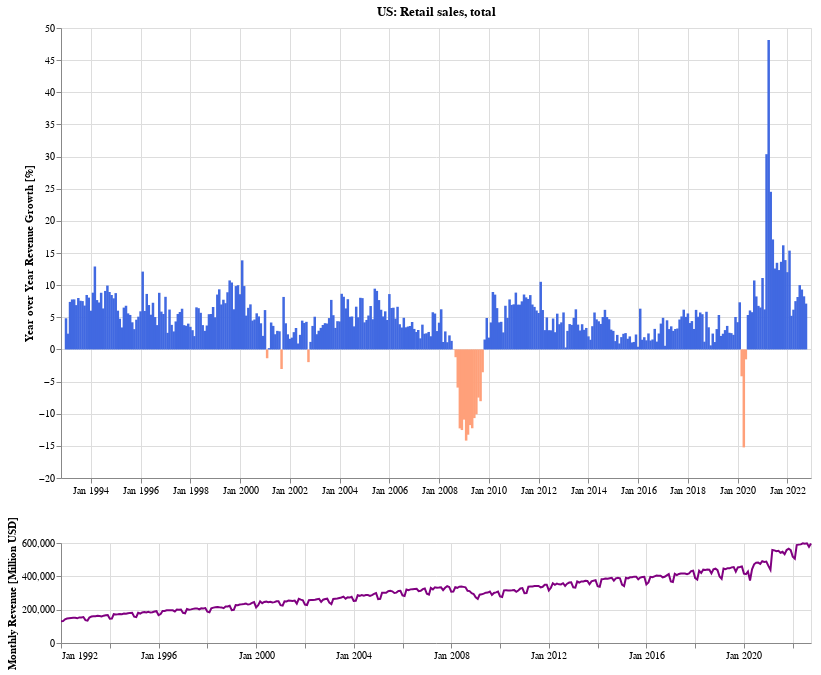

Here is the notebook cell this chart was saved with:
### Markdown cell above
### What is the trend for retail sales (excluding food services) revenue?

### Code cell
doComboChartFor('Retail sales, total', df_combined, 'Monthly Revenue [Million USD]')

### Figure 1 — Vega-Lite specification as saved in the notebook (floating-point values rounded to 4 significant figures; data arrays with more than 128 entries replaced by an {"elided": "..."} marker saying what was removed)
{"config": {"view": {"continuousWidth": 400, "continuousHeight": 300}}, "vconcat": [{"mark": {"type": "bar", "color": "royalblue", "size": 2.5}, "encoding": {"color": {"condition": {"value": "lightsalmon", "test": "datum['yoy'] < 0"}, "value": "royalblue"}, "tooltip": [{"field": "dt", "format": "%B %Y", "title": "Period", "type": "temporal"}, {"field": "yoy", "format": ",.02f", "type": "quantitative"}], "x": {"axis": {"format": "%b %Y", "title": ""}, "field": "dt", "impute": {"value": null}, "scale": {"domain": {"selection": "selector002"}}, "type": "temporal"}, "y": {"axis": {"title": "Year over Year Revenue Growth [%]"}, "field": "yoy", "type": "quantitative"}}, "height": 450, "title": "US: Retail sales, total", "transform": [{"window": [{"op": "lag", "field": "Retail sales, total", "param": 12, "as": "previous"}], "sort": [{"field": "dt"}]}, {"calculate": "((datum['Retail sales, total'] - datum.previous) / datum.previous) * 100", "as": "yoy"}, {"filter": "datum['yoy'] < 100"}], "width": 750}, {"mark": {"type": "line", "color": "purple"}, "encoding": {"tooltip": [{"field": "dt", "format": "%b %Y", "type": "temporal"}, {"field": "yoy", "format": ",.02f", "type": "quantitative"}], "x": {"axis": {"format": "%b %Y", "title": ""}, "field": "dt", "type": "temporal"}, "y": {"axis": {"title": "Monthly Revenue [Million USD]"}, "field": "Retail sales, total", "type": "quantitative"}}, "height": 100, "selection": {"selector002": {"type": "interval", "encodings": ["x"]}}, "width": 750}], "background": "white", "data": {"name": "data-ce16107d6af7c6e68a2f621c9419bb9b"}, "$schema": "https://vega.github.io/schema/vega-lite/v4.17.0.json", "datasets": {"data-ce16107d6af7c6e68a2f621c9419bb9b": {"elided": "370 records"}}}
